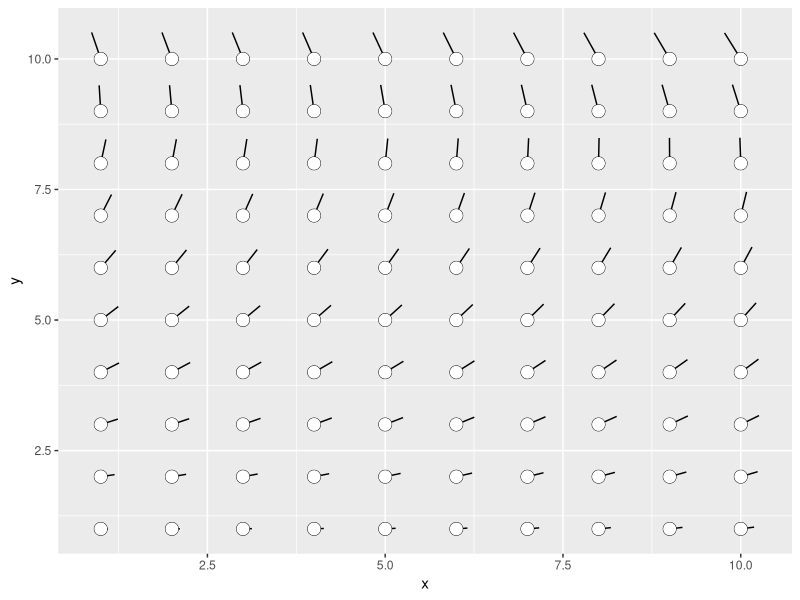
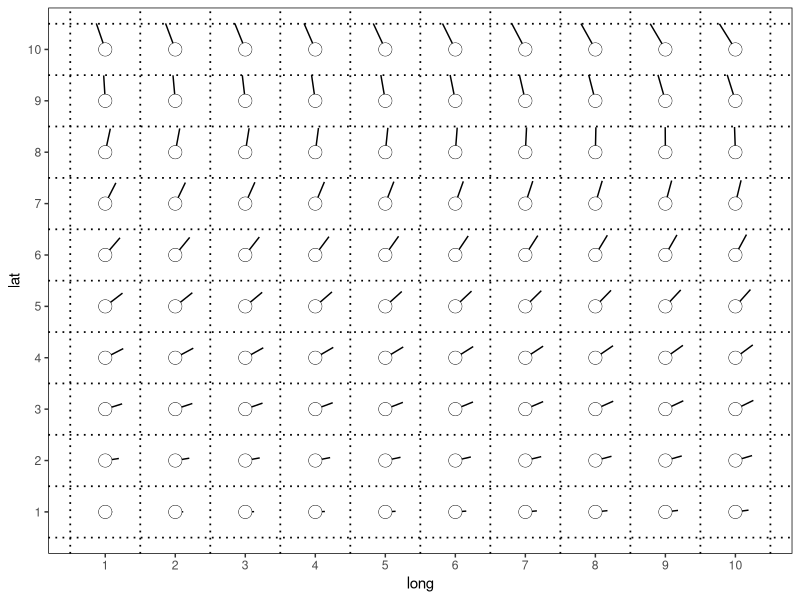

Write R code to recreate these figures, in order.
library("ggplot2")

# Generate data
df = expand.grid(x = 1:10, y=1:10)
df[, "angle"] = seq(0, 360, length.out = 100)/180
df[, "speed"] = sqrt(seq(0.1, 3, length.out = 100)/10)

# Basic one
ggplot(df, aes(x, y)) +
  geom_spoke(aes(angle = angle,
                 radius = speed)) + 
  geom_point(shape = 1, size = 4) +
  geom_point(size = 3.7, colour = "white")
  

ggplot() +
  theme(panel.grid.minor = element_blank(),
        panel.grid.major = element_blank(),
        panel.border     = element_rect(fill = NA),
        panel.background = element_blank(),
        plot.background  = element_blank(),
        legend.position  = "none") + 
  geom_spoke(data = df,
             aes(x = x, y = y,
                 angle  = angle,
                 radius = speed)) + 
  geom_point(data = df,
             aes(x = x, y = y),
             shape = 1, size = 4) +
  geom_point(data = df,
             aes(x = x, y = y),
             size = 3.7, colour = "white") + 
  scale_x_continuous(name = "long",
                     breaks = 1:10,
                     labels = 1:10,
                     limits = c(0.3, 10.7),
                     expand = c(0.01, 0.01)) + 
  scale_y_continuous(name = "lat",
                     breaks = 1:10,
                     labels = 1:10,
                     limits = c(0.3, 10.7),
                     expand = c(0.01, 0.01)) + 
  geom_vline(xintercept = 0.5:10.5, size = 0.6, linetype = 3) + 
  geom_hline(yintercept = 0.5:10.5, size = 0.6, linetype = 3) 
